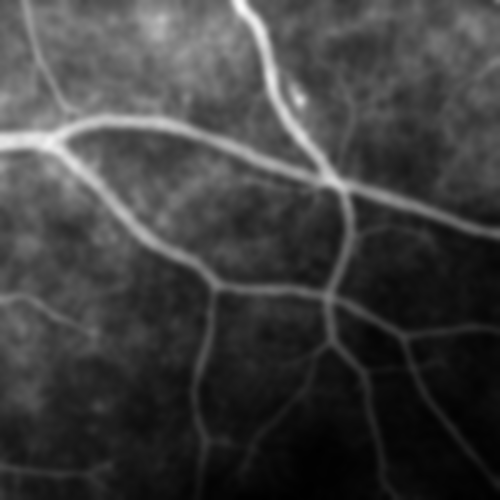
#> input picture immagini/Immagini/angio.16bit.png, 500 x 500 px, found by its file name
$ python script17.py
#> lines starting #> are read from the running program, lines starting #| are printed output that depends on the picture; long printed decimals are rounded
### my_modules/seg_utils.py
# -*- coding: utf-8 -*-
"""
Created on Tue Apr 28 10:07:33 2020

@author: Davide
"""

import numpy as _np
from numpy import abs as _abs

def zero_crossing(b, thresh=None):
    """
    Restituisce la mappa dei passaggi per zero.

    Parameters
    ----------
    b : matrice
    thresh : soglia opsionale

    Returns
    -------
    m : mappa dei zero crossing

    """
    if thresh is None:
        thresh = 0.25 * _np.mean(_abs(b))
        print('thresh = ', thresh)
    thresh2 = 2.0 * thresh

    m1 = (b[1:-1,1:-1]<0) & (b[1:-1,2:  ]>0) & (_abs(b[1:-1,1:-1]-b[1:-1,2:  ])>thresh) # H[- +]
    m2 = (b[1:-1,0:-2]>0) & (b[1:-1,1:-1]<0) & (_abs(b[1:-1,0:-2]-b[1:-1,1:-1])>thresh) # H[+ -]
    m3 = (b[1:-1,1:-1]<0) & (b[2:  ,1:-1]>0) & (_abs(b[1:-1,1:-1]-b[2:  ,1:-1])>thresh) # V[- +]
    m4 = (b[0:-2,1:-1]>0) & (b[1:-1,1:-1]<0) & (_abs(b[0:-2,1:-1]-b[1:-1,1:-1])>thresh) # V[+ -]
    m5 = (b[1:-1,1:-1]==0) & ((b[1:-1,0:-2]*b[1:-1,2:  ])<0) & (_abs(b[1:-1,0:-2]-b[1:-1,2:  ])>thresh2) # H[- 0 +]
    m6 = (b[1:-1,1:-1]==0) & ((b[0:-2,1:-1]*b[2:  ,1:-1])<0) & (_abs(b[0:-2,1:-1]-b[2:  ,1:-1])>thresh2) # V[- 0 +]

    m = m1 | m2 | m3 | m4 | m5 | m6
    m = _np.pad(m, ((1,1),(1,1)), mode='constant', constant_values = False)
    return m


### scripts_lezioni/L4/script17.py
# -*- coding: utf-8 -*-
"""
Created on Tue Apr  1 10:55:26 2025

@author: Davide
"""

import numpy as np
import matplotlib.pyplot as plt
import skimage.io as io
import scipy.ndimage as ndi
plt.close('all')

x = np.float64(io.imread('angio.16bit.png'))
#> x: shape (500, 500) float64; min 264, max 64185, mean 16220.4
plt.figure(1); plt.imshow(x,clim=None,cmap='gray');
plt.title('input')

sigma = 5
y = ndi.gaussian_laplace(x, (sigma,sigma))
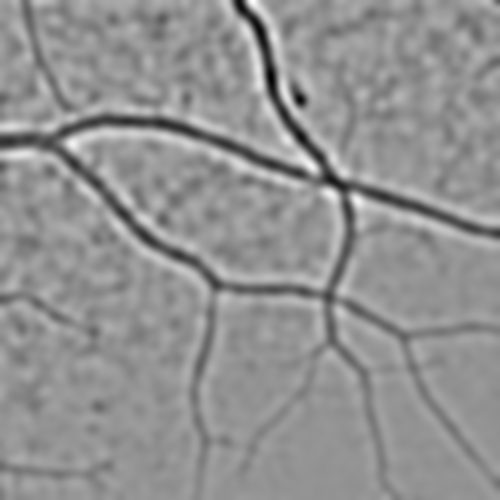
#> y: shape (500, 500) float64; min -574.3, max 422.4, mean -0.9; drawn with min black and max white
from seg_utils import zero_crossing
z = zero_crossing(y)
#> in zero_crossing, `thresh = 0.25 * _np.mean(_abs(b))`: thresh = 13.57
#| thresh =  13.569
#> in zero_crossing, `thresh2 = 2.0 * thresh`: thresh2 = 27.14
#> in zero_crossing, `m1 = (b[1:-1,1:-1]<0) & (b[1:-1,2:  ]>0) & (_abs(b[1:-1,1:-1]-b[1:-1,2..`:
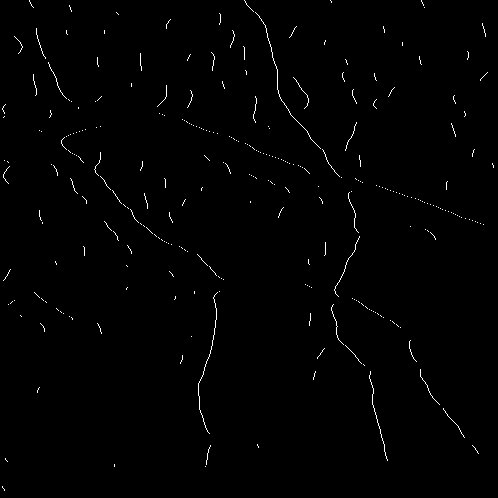
#> m1: shape (498, 498) bool; 0.81% white in thin lines or dots
#> in zero_crossing, `m2 = (b[1:-1,0:-2]>0) & (b[1:-1,1:-1]<0) & (_abs(b[1:-1,0:-2]-b[1:-1,1..`:
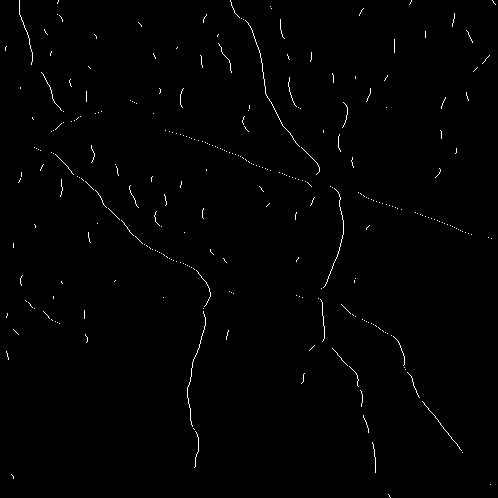
#> m2: shape (498, 498) bool; 0.77% white in thin lines or dots
#> in zero_crossing, `m3 = (b[1:-1,1:-1]<0) & (b[2:  ,1:-1]>0) & (_abs(b[1:-1,1:-1]-b[2:  ,1..`:
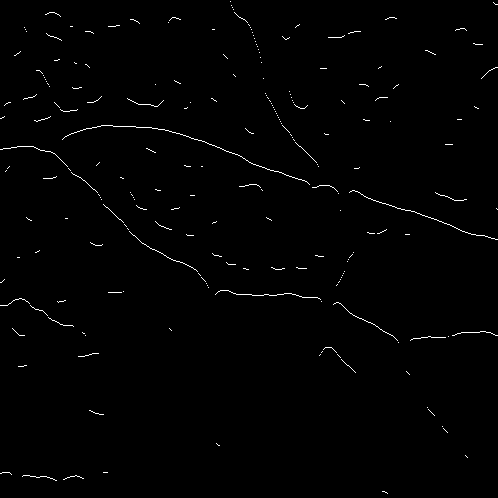
#> m3: shape (498, 498) bool; 0.84% white in thin lines or dots
#> in zero_crossing, `m4 = (b[0:-2,1:-1]>0) & (b[1:-1,1:-1]<0) & (_abs(b[0:-2,1:-1]-b[1:-1,1..`:
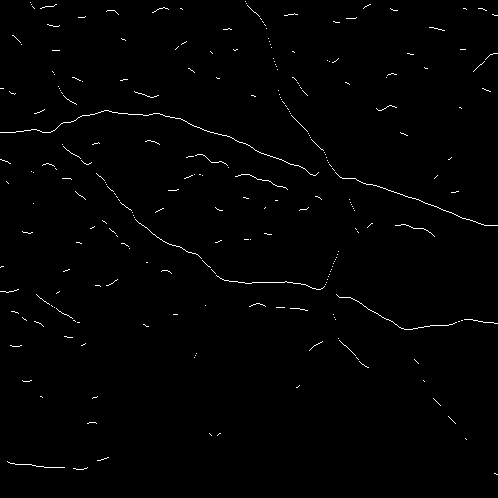
#> m4: shape (498, 498) bool; 0.9% white in thin lines or dots
#> in zero_crossing, `m5 = (b[1:-1,1:-1]==0) & ((b[1:-1,0:-2]*b[1:-1,2:  ])<0) & (_abs(b[1:-..`: m5: shape (498, 498) bool; every value is 0
#> in zero_crossing, `m = m1 | m2 | m3 | m4 | m5 | m6`:
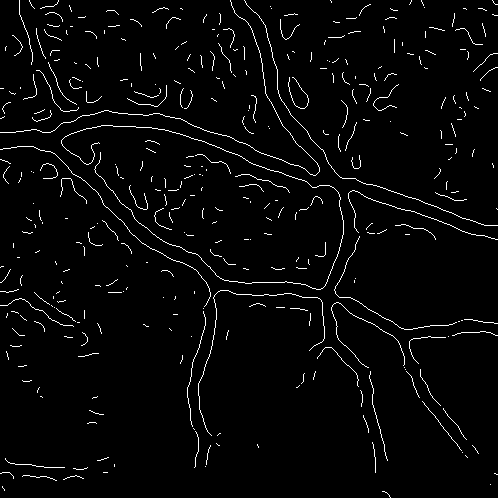
#> m: shape (498, 498) bool; 2.8% white in thin lines or dots
#> in zero_crossing, `m = _np.pad(m, ((1,1),(1,1)), mode='constant', constant_values = False)`:
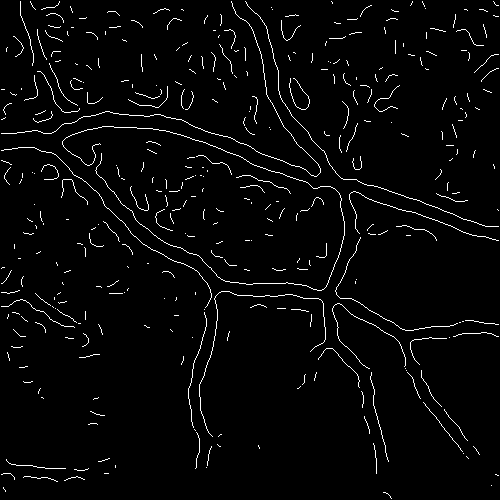
#> m: shape (500, 500) bool; 2.8% white in thin lines or dots

plt.figure(2); plt.imshow(z,clim=[0,1],cmap='gray');
plt.title('mask')

$ run again, with immagini/Immagini/guida.png copied over immagini/Immagini/angio.16bit.png
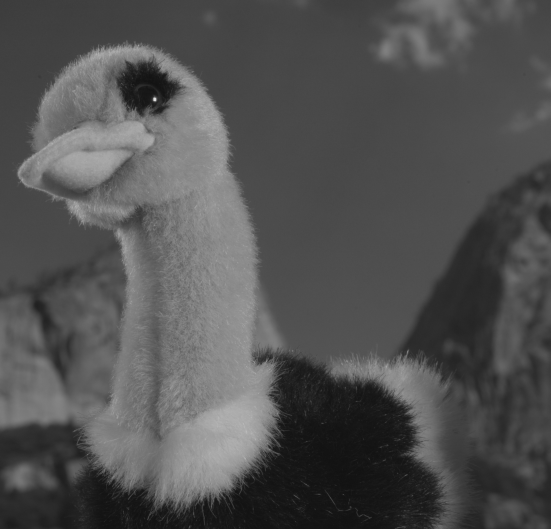
#> input picture immagini/Immagini/guida.png, 551 x 529 px, found by its file name
#> `y = ndi.gaussian_laplace(x, (sigma,sigma))`:
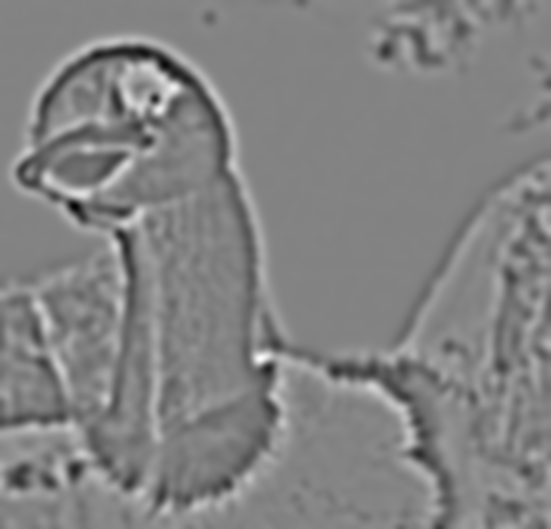
#> y: shape (529, 551) float64; min -1.51, max 1.42, mean -0.00467; drawn with min black and max white
#> thresh = 0.0326
#| thresh =  0.03262
#> thresh2 = 0.0652
#> m1: shape (527, 549) bool; 0.88% white in thin lines or dots
#> m2: shape (527, 549) bool; 0.81% white in thin lines or dots
#> m3: shape (527, 549) bool; 0.71% white in thin lines or dots
#> m4: shape (527, 549) bool; 0.63% white in thin lines or dots
#> m5: shape (527, 549) bool; every value is 0
#> in zero_crossing, `m = _np.pad(m, ((1,1),(1,1)), mode='constant', constant_values = False)`:
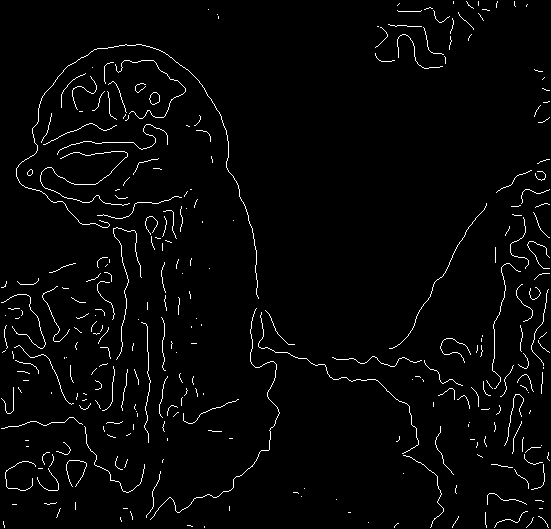
#> m: shape (529, 551) bool; 2.5% white in thin lines or dots
